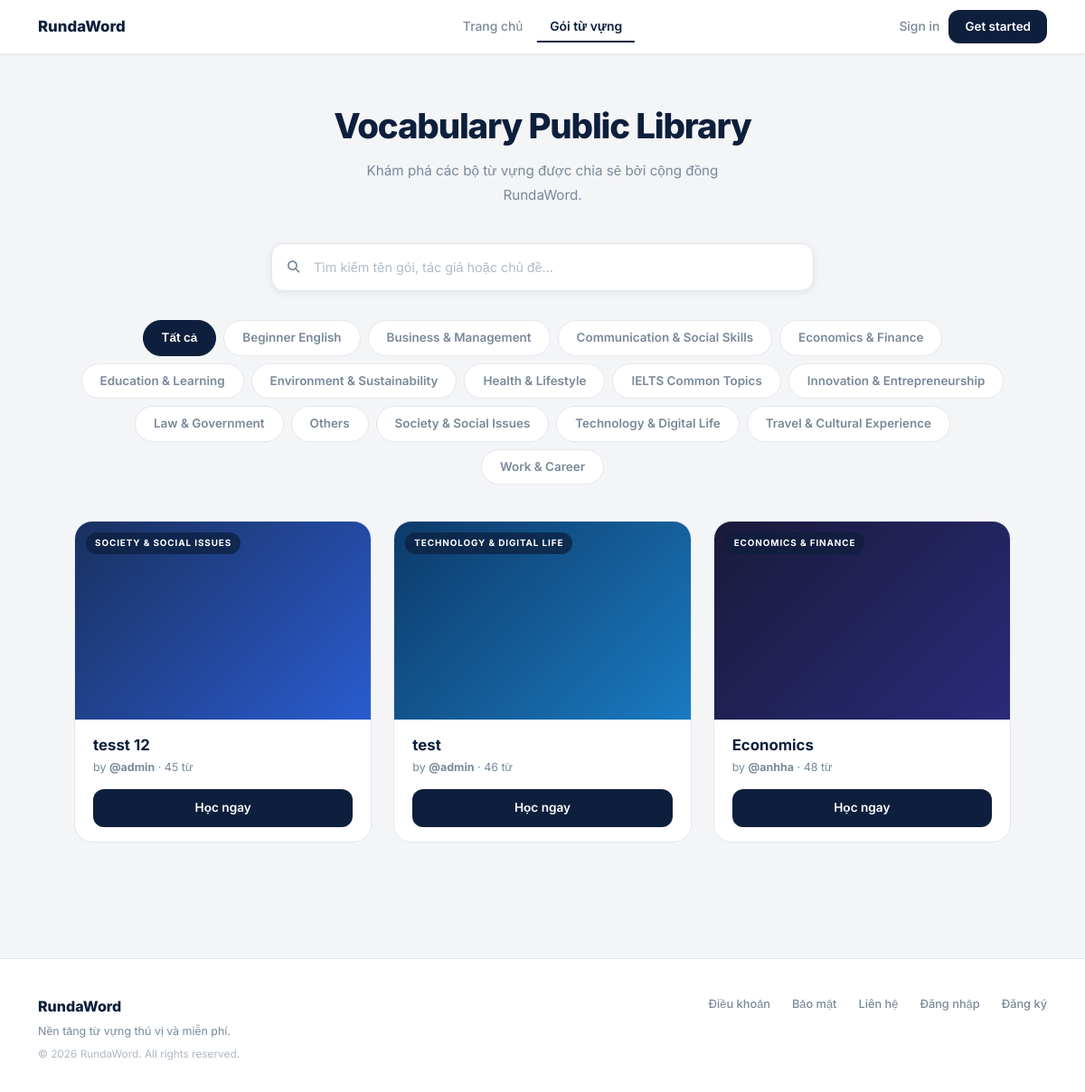
Before: /explore with the older database file.
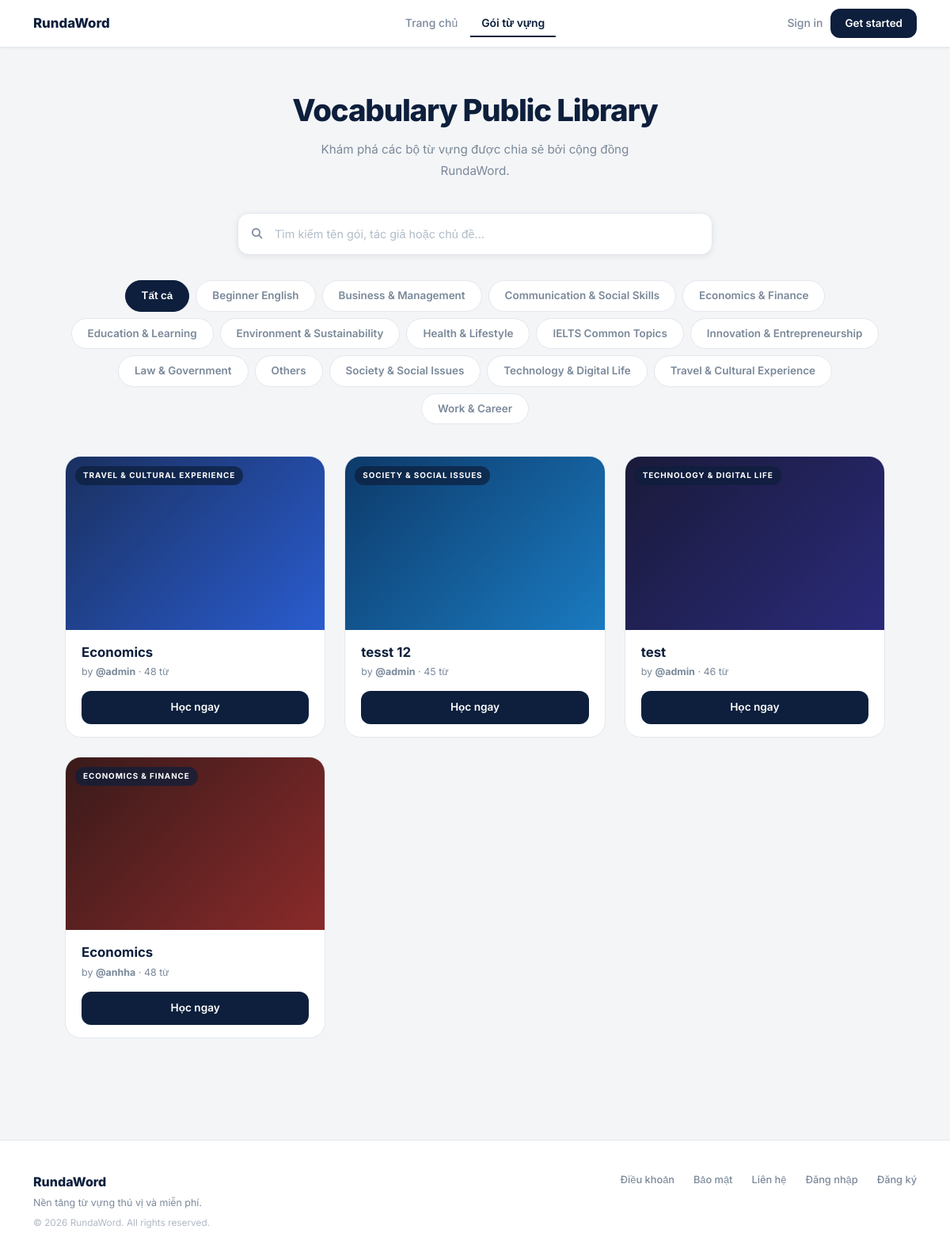
After: the same page with the newer database file.
### main.py (models this page shows, shortened)
class TopicCatalog(db.Model):
    __tablename__ = 'topic_catalog'
    id   = db.Column(db.Integer, primary_key=True)
    name = db.Column(db.String(120), unique=True, nullable=False)

class VocabPackage(db.Model):
    __tablename__ = 'vocab_packages'
    id                  = db.Column(db.Integer, primary_key=True)
    package_name        = db.Column(db.String(100), nullable=False)
    package_description = db.Column(db.Text)
    topic               = db.Column(db.String(80))          # NEW: topic/category field
    created_at          = db.Column(db.DateTime, default=datetime.utcnow)
    updated_at          = db.Column(db.DateTime, default=datetime.utcnow)
    user_id             = db.Column(db.Integer, db.ForeignKey('users.id'), nullable=False)
    is_public           = db.Column(db.Boolean, default=True)
    vocabularies = db.relationship(
        'Vocabulary', backref='package', lazy=True, cascade='all, delete-orphan'
    )

class User(UserMixin, db.Model):
    __tablename__ = 'users'
    id            = db.Column(db.Integer, primary_key=True)
    username      = db.Column(db.String(50),  unique=True, nullable=False)
    name          = db.Column(db.String(100))
    email         = db.Column(db.String(120), unique=True, nullable=False)
    password_hash = db.Column(db.String(255), nullable=False)
    role          = db.Column(db.Integer, default=ROLE_USER, nullable=False)
    created_at    = db.Column(db.DateTime, default=datetime.utcnow)
    packages = db.relationship(
        'VocabPackage', backref='user', lazy=True, cascade='all, delete-orphan',
        foreign_keys='VocabPackage.user_id'
    )
    saved_packages = db.relationship(
        'VocabPackage', secondary=user_saved_packages,
        backref=db.backref('saved_by', lazy='dynamic'), lazy='dynamic'
    )

### main.py (the view)
@app.route('/explore')
def explore():
    q            = request.args.get('q', '').strip()
    topic_filter = request.args.get('topic', '').strip()
    available_topics = get_available_topics(TopicCatalog)
    if topic_filter and topic_filter not in available_topics:
        topic_filter = ''
    pkg_query = VocabPackage.query.filter(VocabPackage.is_public == True)
    if topic_filter:
        pkg_query = pkg_query.filter(VocabPackage.topic == topic_filter)
    if q:
        public_packages = search_packages(VocabPackage, q)
        if topic_filter:
            public_packages = [p for p in public_packages if p.topic == topic_filter]
    else:
        public_packages = pkg_query.order_by(VocabPackage.updated_at.desc()).all()
    return render_template(
        'explore.html',
        public_packages=public_packages,
        search_query=q,
        topic_filter=topic_filter,
        available_topics=available_topics,
    )

### services/topic_service.py (called while the page is built)
def get_available_topics(TopicCatalog) -> list[str]:
    rows = TopicCatalog.query.order_by(TopicCatalog.name).all()
    return [r.name for r in rows]

### templates/explore.html (shortened to what this page needs)
{% extends "base.html" %}
{% block head_extra %}
<link rel="stylesheet" href="{{ url_for('static', filename='css/pages/explore.css') }}">
{% endblock %}
{% block content %}
<div class="exp-page">
  <div class="exp-hero">
    <h1>Vocabulary Public Library</h1>
    <p>Khám phá các bộ từ vựng được chia sẻ bởi cộng đồng RundaWord.</p>
  </div>
  <div class="exp-search-wrap">
    <form method="GET" action="{{ url_for('explore') }}" style="display:contents;">
      <input type="text" name="q"
        placeholder="Tìm kiếm tên gói, tác giả hoặc chủ đề…"
        value="{{ search_query or '' }}"
        style="width:100%;">
    </form>
  </div>
  <div class="exp-filters">
    <a href="{{ url_for('explore', q=search_query or '') }}"
       class="exp-filter {% if not topic_filter %}active{% endif %}">Tất cả</a>
    {% for topic in available_topics %}
    <a href="{{ url_for('explore', q=search_query or '', topic=topic) }}"
       class="exp-filter {% if topic_filter == topic %}active{% endif %}">{{ topic }}</a>
    {% endfor %}
  </div>
  {% set bg_colors = [
    'linear-gradient(135deg,#1a3060,#2a5ccf)',
    'linear-gradient(135deg,#0d3a6a,#1a7ac0)',
    'linear-gradient(135deg,#1a1a3a,#2a2a7a)',
    'linear-gradient(135deg,#3a1a1a,#8a2a2a)',
    'linear-gradient(135deg,#0d3a20,#1a8a4a)',
    'linear-gradient(135deg,#2a1a3a,#6a2a9a)'
  ] %}
  {% if public_packages %}
  <div class="exp-grid">
    {% for pkg in public_packages %}
    <div class="exp-card">
      <div class="exp-card-img-wrap">
        <div class="exp-card-img-bg" style="background:{{ bg_colors[loop.index0 % 6] }};"></div>
        {% if pkg.topic %}
          <span class="exp-cat-badge">{{ pkg.topic }}</span>
        {% endif %}
      </div>
      <div class="exp-card-body">
        <div class="exp-card-name">{{ pkg.package_name }}</div>
        <div class="exp-card-meta">
          by <strong>@{{ pkg.user.username if pkg.user else 'unknown' }}</strong>
          · {{ pkg.vocabularies|length }} từ
        </div>
        {% if current_user.is_authenticated %}
          <a href="{{ url_for('package_detail', package_id=pkg.id) }}" class="btn-learn-dark">Học ngay</a>
        {% else %}
          <button class="btn-learn-dark" onclick="openAuth('login')">Học ngay</button>
        {% endif %}
      </div>
    </div>
    {% endfor %}
  </div>
  {% endif %}
</div>
{% endblock %}

Changed rows visible on the page:
added VocabPackage: topic "TRAVEL & CULTURAL EXPERIENCE", package_name "Economics", user "admin", vocabularies|length "48"
